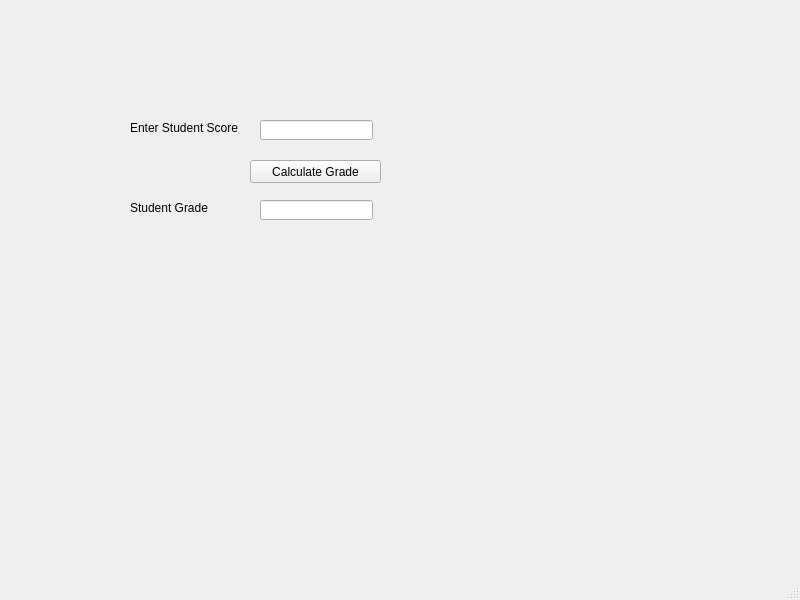
<?xml version="1.0" encoding="UTF-8"?>
<ui version="4.0">
 <class>gradeCalculator</class>
 <widget class="QMainWindow" name="gradeCalculator">
  <property name="geometry">
   <rect>
    <x>0</x>
    <y>0</y>
    <width>800</width>
    <height>600</height>
   </rect>
  </property>
  <property name="font">
   <font>
    <family>Arial</family>
    <pointsize>9</pointsize>
   </font>
  </property>
  <property name="windowTitle">
   <string>Grade Calculator</string>
  </property>
  <widget class="QWidget" name="centralwidget">
   <widget class="QLabel" name="lblScore">
    <property name="geometry">
     <rect>
      <x>130</x>
      <y>120</y>
      <width>111</width>
      <height>16</height>
     </rect>
    </property>
    <property name="text">
     <string>Enter Student Score</string>
    </property>
   </widget>
   <widget class="QPushButton" name="btnCalculate">
    <property name="geometry">
     <rect>
      <x>250</x>
      <y>160</y>
      <width>131</width>
      <height>23</height>
     </rect>
    </property>
    <property name="text">
     <string>Calculate Grade</string>
    </property>
   </widget>
   <widget class="QLineEdit" name="txtScore">
    <property name="geometry">
     <rect>
      <x>260</x>
      <y>120</y>
      <width>113</width>
      <height>20</height>
     </rect>
    </property>
   </widget>
   <widget class="QLabel" name="lblGrade">
    <property name="geometry">
     <rect>
      <x>130</x>
      <y>200</y>
      <width>111</width>
      <height>16</height>
     </rect>
    </property>
    <property name="text">
     <string>Student Grade</string>
    </property>
   </widget>
   <widget class="QLineEdit" name="txtGrade">
    <property name="geometry">
     <rect>
      <x>260</x>
      <y>200</y>
      <width>113</width>
      <height>20</height>
     </rect>
    </property>
    <property name="readOnly">
     <bool>true</bool>
    </property>
   </widget>
  </widget>
  <widget class="QMenuBar" name="menubar">
   <property name="geometry">
    <rect>
     <x>0</x>
     <y>0</y>
     <width>800</width>
     <height>21</height>
    </rect>
   </property>
  </widget>
  <widget class="QStatusBar" name="statusbar"/>
 </widget>
 <resources/>
 <connections/>
</ui>
